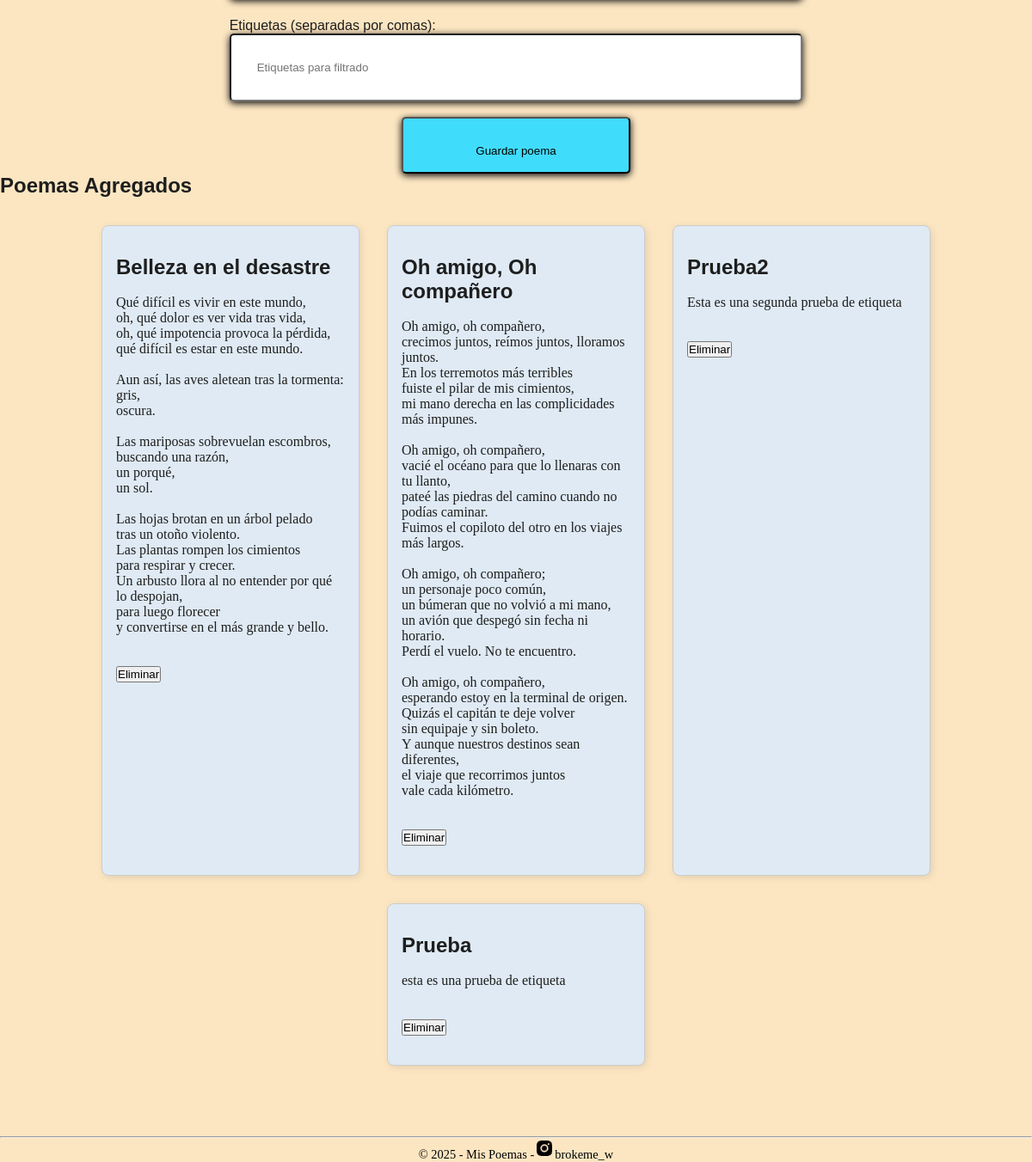
The app's page /admin/agregar (signed in, lower part), older data.
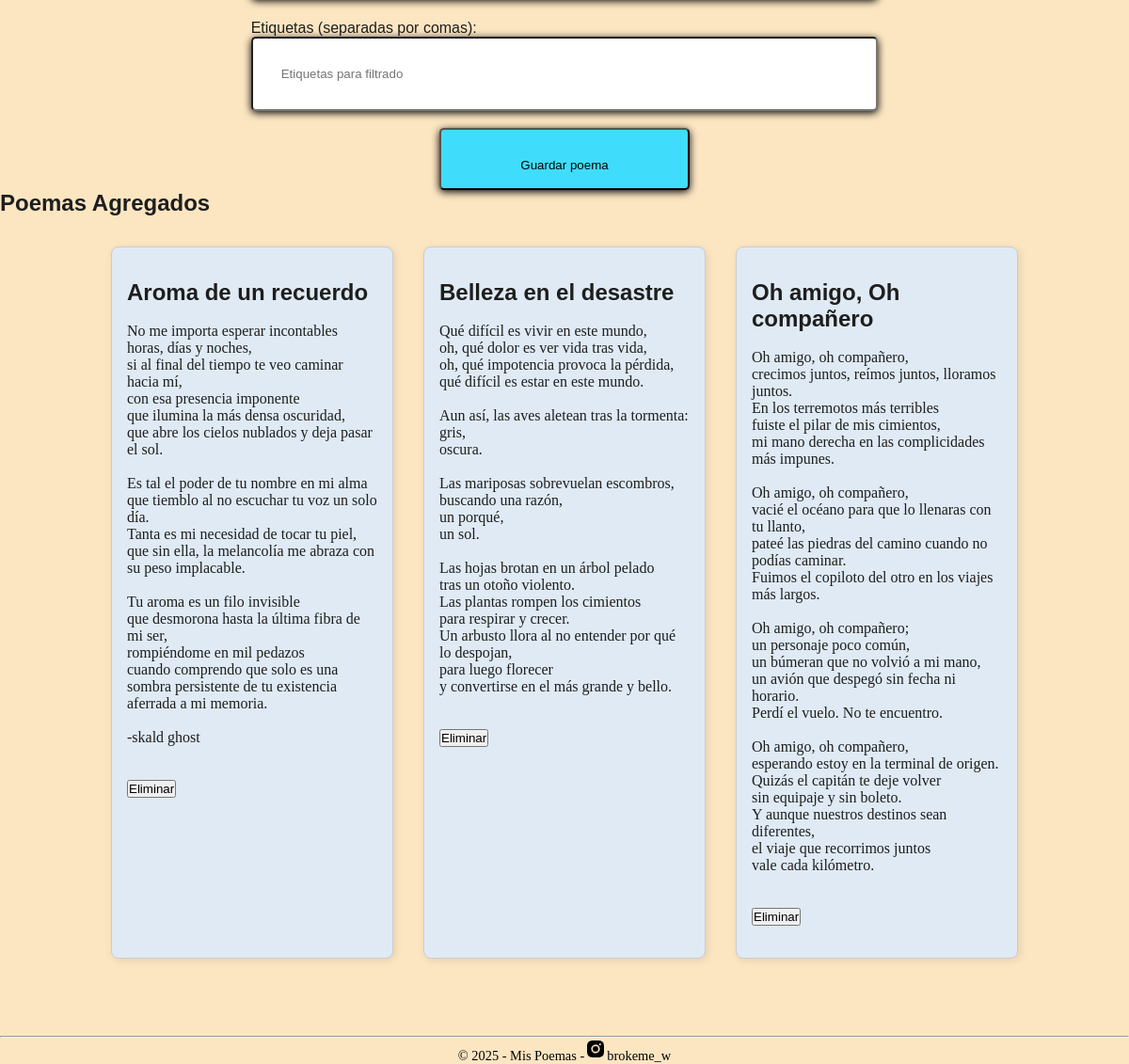
The same page, newer data.
### tables this page shows
CREATE TABLE poemas (
    id INTEGER PRIMARY KEY AUTOINCREMENT, 
    titulo TEXT NOT NULL,
    contenido TEXT NOT NULL,
    etiquetas TEXT,
    fecha TEXT
    );

### app.py (the view, shortened to what this page needs)
@app.route('/admin/agregar', methods=['GET', 'POST'])
def agregar():
    if 'usuario' not in session:
        return redirect(url_for('login'))
    conn = sqlite3.connect("poemas.db")
    conn.row_factory = sqlite3.Row  # Esto permite acceder a los resultados como diccionarios
    cur = conn.cursor()
    cur.execute("SELECT * FROM poemas ORDER BY id DESC")
    poemas = cur.fetchall()
    conn.close()
    return render_template('agregar.html', poemas=poemas)

### templates/agregar.html (shortened to what this page needs)
{% extends "base.html" %}
{% block contenido %}
<main class="form_container">
  <form method="POST" class="form_poema">
     <label for="titulo">Título:</label><br>
     <input type="text" class="enviar_poema titulo" id="titulo" name="titulo" placeholder="Titulo del poema" required><br><br>
     <label for="contenido">Contenido:</label><br>
     <textarea class="contenido enviar_poema" id="contenido" name="contenido" rows="10" placeholder="Exprese el poema" required> </textarea><br><br>
     <label for="etiquetas">Etiquetas (separadas por comas):</label><br>
     <input placeholder="Etiquetas para filtrado" class="enviar_poema" type="text" id="etiquetas" name="etiquetas"><br><br>
     <button class="enviar_poema boton" type="submit">Guardar poema</button>
  </form>
</main>
<h2>Poemas Agregados</h2>
<section class="poemas">
    {% for poema in poemas %}
    <article class="poema">
      <h2>{{ poema.titulo }}</h2>
      <p>{{poema.contenido}}</p>
      <form action="{{ url_for('eliminar_poema', id=poema.id) }}" method="POST" style="display:inline;">
        <button type="submit" onclick="return confirm('¿Estás seguro que querés eliminar este poema?')">Eliminar</button>
    </form>
    </article>
    {% endfor %}
</section>
{% endblock %}

Row changes from the older to the newer data that the page shows:
removed poemas: titulo "Prueba2", contenido "Esta es una segunda prueba de etiqueta"
removed poemas: titulo "Prueba", contenido "esta es una prueba de etiqueta"
added poemas: titulo "Aroma de un recuerdo", contenido "No me importa esperar incontables horas, días y noches, si al final del tiempo te veo caminar hacia mí, con esa presencia imponente que ilumina la más densa oscuridad, que abre los cielos nublados y deja pasar el sol. Es tal el poder de tu nombre en mi alma que tiemblo al no escuchar tu voz un solo día. Tanta es mi necesidad de tocar tu piel, que sin ella, la melancolía me abraza con su peso implacable. Tu aroma es un filo invisible que desmorona hasta la última fibra de mi ser, rompiéndome en mil pedazos cuando comprendo que solo es una sombra persistente de tu existencia aferrada a mi memoria. -skald ghost"
